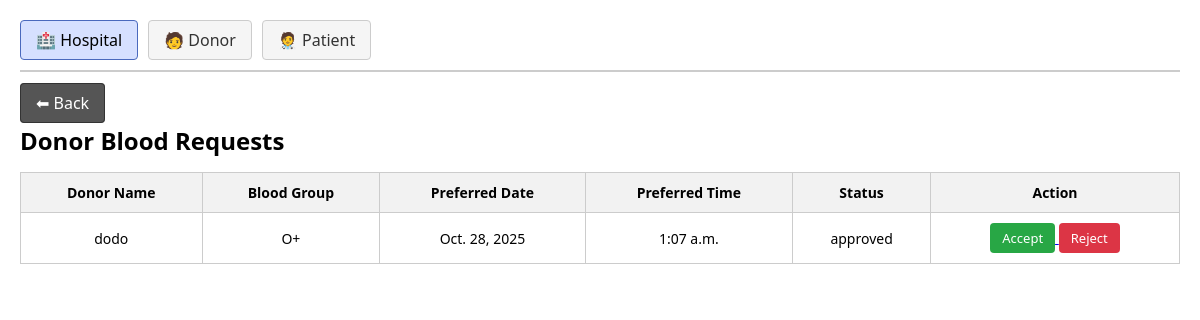
Page /manage_donors/ on the committed database.
### Blood_Bank/models.py (models this page shows, shortened)
class Donation_Request(models.Model):
    donor = models.ForeignKey(Donor,on_delete=models.CASCADE)
    preferred_date = models.DateField(null=True,blank=True)
    preferred_time = models.TimeField(null=True,blank=True)
    STATUS_CHOICES = (
        ('requested', 'Requested'),
        ('approved', 'Approved'),
        ('rejected', 'Rejected'),
    )
    status = models.CharField(max_length=10, choices=STATUS_CHOICES, default='requested')

class Donor(models.Model):
    profile = models.OneToOneField(Profile, on_delete=models.CASCADE)
    blood_group = models.CharField(max_length=20,null=True,blank=True)
    fullname = models.CharField(max_length=40,null=True,blank=True)
    age = models.PositiveIntegerField(null=True,blank=True)
    phonenumber = models.CharField(max_length=20,null=True,blank=True)
    address = models.CharField(max_length=50,null=True,blank=True)
    weight = models.PositiveIntegerField(null=True,blank=True)
    health = models.CharField(max_length=100,null=True,blank=True)
    medications = models.CharField(max_length=10, null=True, blank=True)
    tattoo = models.CharField(max_length=10, null=True, blank=True)
    pregnancy = models.CharField(max_length=10, null=True, blank=True)
    travel = models.CharField(max_length=10, null=True, blank=True)
    lastDonation = models.DateField(null=True, blank=True)
    is_first_time = models.BooleanField(default=False)

### Blood_Bank/views.py (the view)
# urls.py: path('manage_donors/',views.manage_donors,name='manage_donors'),
def manage_donors(request):
    donation_request = Donation_Request.objects.all()
    return render(request,'admin_dashboard/manage_donors.html',{'donation_request':donation_request})

### Blood_Bank/templates/admin_dashboard/manage_donors.html (shortened to what this page needs)
{% load static %}
<!DOCTYPE html>
<html lang="en">
<head>
    <link rel="stylesheet" href="{% static 'css/admin_dashboard/manage_donors.css' %}">
</head>
<body>
    <div class="page-container">
        <nav class="top-menu">
            <a href="{% url 'manage_hospitals' %}" class="active">🏥 Hospital</a>
            <a href="{% url 'manage_donors' %}">🧑 Donor</a>
            <a href="{% url 'manage_patients' %}">🧑‍⚕ Patient</a>
        </nav>
        <div class="back-section">
            <a href="{% url 'admindashboard' %}" class="back-btn">⬅ Back</a>
        </div>
        <main class="table-container">
            <h2>Donor Blood Requests</h2>
            <table>
                <thead>
                    <tr>
                        <th>Donor Name</th>
                        <th>Blood Group</th>
                        <th>Preferred Date</th>
                        <th>Preferred Time</th>
                        <th>Status</th>
                        <th>Action</th>
                    </tr>
                </thead>
                <tbody>
                    {% for r in donation_request %}
                    <tr>
                        <td>{{ r.donor.fullname }}</td>
                        <td>{{ r.donor.blood_group }}</td>
                        <td>{{ r.preferred_date }}</td>
                        <td>{{ r.preferred_time }}</td>
                        <td>{{ r.status }}</td>
                        <td>
                            <a href="{% url 'manage_donors_update' r.id %}">
                                <button class="btn approve" type="button">Accept</button>
                            </a>
                            <a href="{% url 'manage_donors_delete' r.id %}">
                                <button class="btn reject" type="button">Reject</button>
                            </a>
                        </td>
                    </tr>
                    {% empty %}
                    <tr>
                        <td colspan="6">No donor requests available</td>
                    </tr>
                    {% endfor %}
                </tbody>
            </table>
        </main>
    </div>
</body>
</html>

### Blood_Bank/static/css/admin_dashboard/manage_donors.css (style rules this page uses)
* { margin: 0; padding: 0; box-sizing: border-box; font-family: "Segoe UI", Arial, sans-serif; }
.page-container { width: 100%; padding: 20px; background-color: white; }
.top-menu { display: flex; gap: 10px; padding-bottom: 10px; border-bottom: 2px solid #ccc; margin-bottom: 20px; }
.top-menu a { text-decoration: none; padding: 8px 15px; background-color: #f5f5f5; border: 1px solid #ccc; color: #333; border-radius: 4px; }
.top-menu a.active { background-color: #d6e0ff; border-color: #4a69bd; color: black; }
.back-section { margin: 10px 0; }
.back-btn { text-decoration: none; padding: 8px 15px; background-color: #555; color: white; border-radius: 4px; border: 1px solid #333; }
.table-container h2 { margin-bottom: 15px; }
table { width: 100%; border-collapse: collapse; }
table, th, td { border: 1px solid #ccc; }
th, td { padding: 10px; text-align: center; font-size: 14px; }
th { background-color: #f2f2f2; }
.btn { padding: 6px 12px; border: none; border-radius: 4px; color: white; font-size: 13px; }
.approve { background-color: #28a745; }
.reject { background-color: #dc3545; }

### rows in the picture
Donation_Request: donor.fullname "dodo", donor.blood_group "O+", preferred_date "Oct. 28, 2025", preferred_time "1:07 a.m.", status "approved"
